Frame 1 (no input): blank canvas, image omitted
Frame 60 (the mouse pressed at the canvas centre just before this capture): blank canvas, image omitted
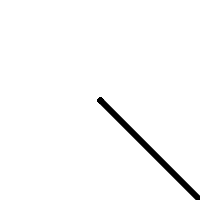
Frame 120 (the mouse held since frame 60 and released just before this capture)

The Processing sketch whose frames 1 and 60 were blank and that drew this single picture after the mouse press (run headless with seeded random() and noise(); from frame 60 on, the mouse is pressed at the canvas centre):

// Processing sketch: processing_70453
// ── processing_70453.pde

// Learning Processing
// Daniel Shiffman
// http://www.learningprocessing.com

// Example 3-4: Drawing a continuous line
void setup() {
  size(200, 200);
  background(255);
  smooth();
}

void draw() {
  stroke(0);
  strokeWeight(mouseX / 15);
  // Draw a line from previous mouse location to current mouse location.
  // "200 - " makes the line appear on the opposite side of the canvas
  line(200 - pmouseX, 200 - pmouseY, 200 -mouseX, 200 - mouseY);
}
